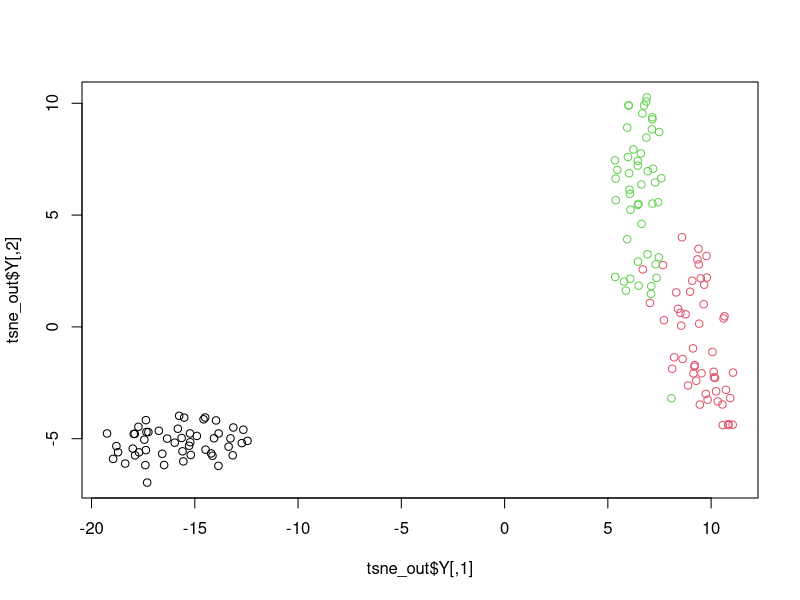

Here is the R script that generated this plot:
# 't-distributed stochastic neighbor embedding' (t-SNE) is a machine learning 
# algorithm for dimensionality reduction developed by Geoffrey Hinton and 
# Laurens van der Maaten. t-SNE is a popular method for making an easy to read 
# Graph from a complex dataset.
#
# SOURCE for this code and PPT
# help file for Rtsne, StatQuest
#
# REFERENCE: https://lvdmaaten.github.io/tsne/

#==============================================================================
# LIBRARY DEPENDENCE
#==============================================================================
library("Rtsne")

#==============================================================================
 
iris_unique <- unique(iris) # Remove duplicates
iris_matrix <- as.matrix(iris_unique[,1:4])

set.seed(42) # Set a seed if you want reproducible results
tsne_out <- Rtsne(iris_matrix) # Run TSNE
 
# Show the objects in the 2D tsne representation
plot(tsne_out$Y,col=iris_unique$Species)



# EOF
